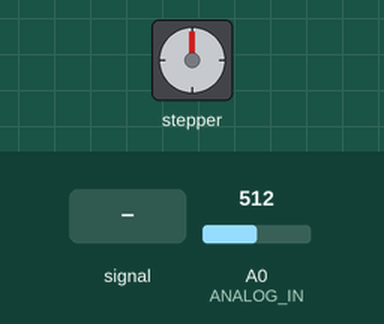
This sketch was run on a simulated Arduino Uno, built with avr-gcc and run on an emulated ATmega328P. On the bench: stepper motor. The inputs (shaded band) are chosen by the test bench; at power-on: A0 (ANALOG_IN) = 512. Stepper angles assume 2048 steps per turn.

Above: at 1.2 s.
1.3 s: A0 (ANALOG_IN) set to 716
At 1.75 s:
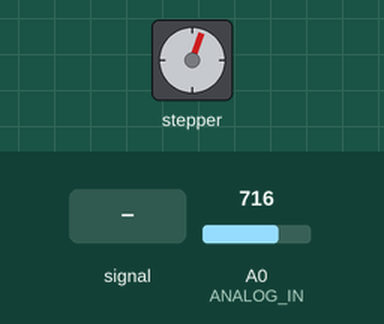
At 2.35 s:
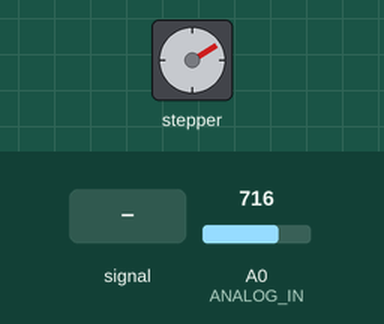
4.3 s: A0 (ANALOG_IN) set to 511
6.7 s: A0 (ANALOG_IN) set to 306
At 6.85 s:
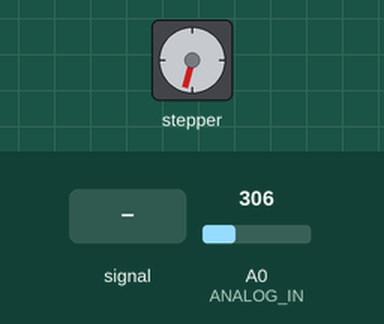
9.7 s: A0 (ANALOG_IN) fed a 200 Hz sine of ±81 counts around its level
12.7 s: A0 (ANALOG_IN) fed a 1000 Hz sine of ±255 counts around its level
Timing chart, 0 to 16.7 s (numbered marks = the images above; inputs shaded):
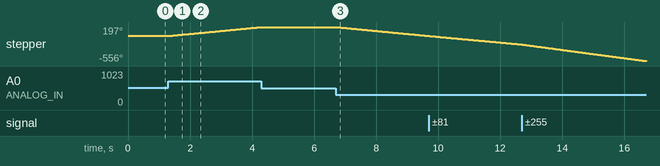

Measured:
- after the input at 1.3 s, stepper: keeps turning clockwise at about 66°/s, starting at once
- after the input at 6.7 s, stepper: keeps turning counter-clockwise at about 66°/s, starting at once

The sketch:

closed-loop-tuner.ino
```cpp
#include <AccelStepper.h>
#define ANALOG_IN A0

float pitch;
float setPoint;

AccelStepper stepper;

void setup() {
  stepper.setMaxSpeed(1000);

}

void loop() {
  int val = map(analogRead(ANALOG_IN), 0, 1023, -1000, 1000);
  stepper.setSpeed(val);
  stepper.runSpeed();
//  int analog_in = analogRead(ANALOG_IN);
//  stepper.moveTo(analog_in);
//  stepper.setSpeed(1000);
//  stepper.runSpeedToPosition();
}
```
